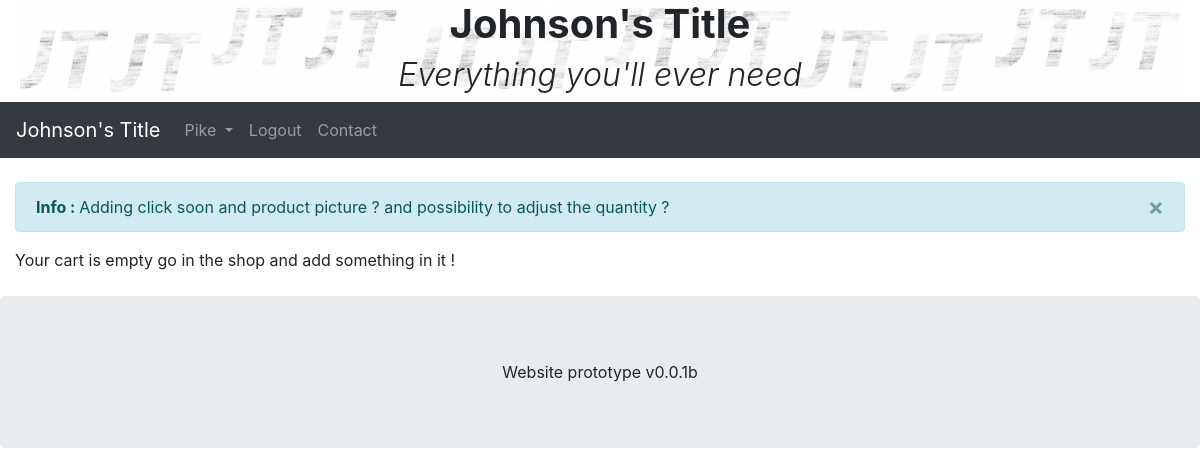
Page /index.php?action=myCart (signed in) on the earlier database version.
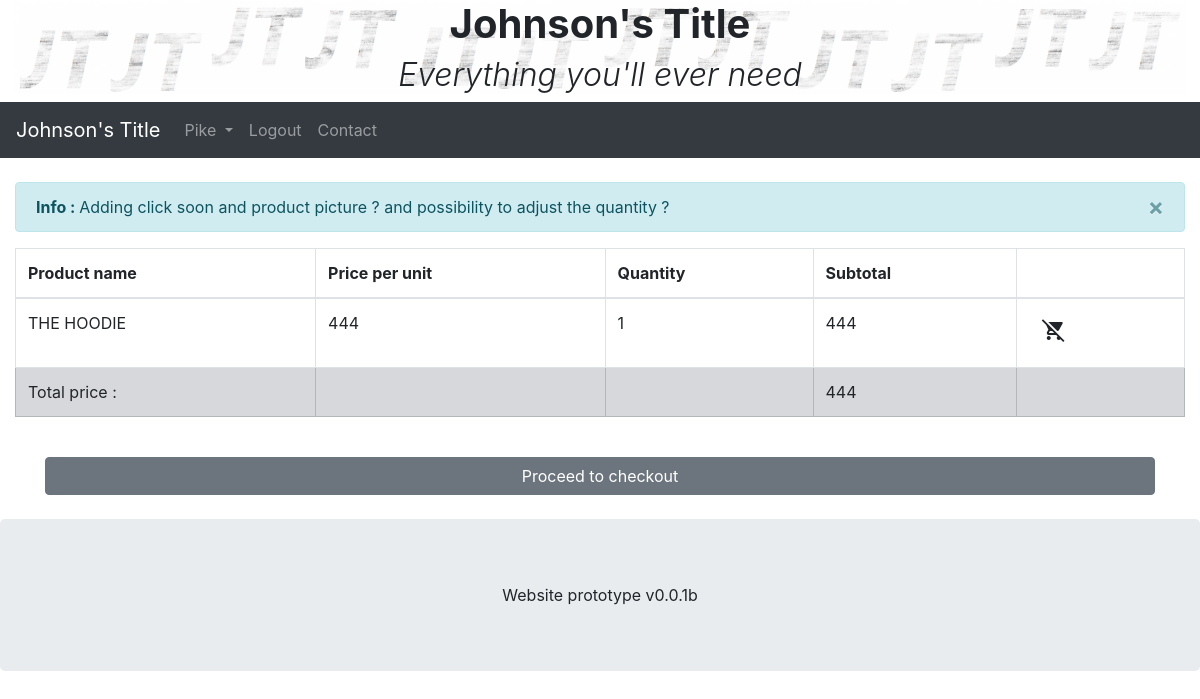
Same page on the later database version.
### tables this page shows
CREATE TABLE `shopping_cart` (
  `id` int(11) NOT NULL,
  `fkUsersId` int(11) NOT NULL,
  `fkProductsId` int(11) NOT NULL,
  `quantity` int(11) NOT NULL
);

CREATE TABLE `products` (
  `id` int(11) NOT NULL,
  `name` varchar(255) NOT NULL,
  `price` int(11) NOT NULL,
  `description` text,
  `stock` int(11) NOT NULL,
  `type` int(11) NOT NULL
);

### model/ShopManager.php (called while the page is built, shortened)
<?php
class ShopManager
{
	public function getCart($userID)
	{
		$db = $this->dbConnect();
		$req = $db->prepare('SELECT shopping_cart.id as "cartId",
		products.name as "Productname",
		products.price as "Ppu",
		shopping_cart.quantity as "Quantity",
		products.price * shopping_cart.quantity as "Totalprice"
		FROM shopping_cart, products
		WHERE fkProductsId = products.id
		AND fkUsersId= :userID');
		$req->execute(array('userID' => $userID));
		return $req;
	}
	private function dbConnect()
	{
		try {
			$db = new PDO('mysql:host=localhost;dbname=jt_title;charset=utf8', 'root', 'root', array(PDO::ATTR_ERRMODE => PDO::ERRMODE_EXCEPTION));
			return $db;
		} catch (Exception $e) {
			die('Erreur : ' . $e->getMessage());
		}
	}
}

### controller/frontend.php (called while the page is built, shortened)
<?php
function myCart()
{
	require('./controller/myCart.php');
}

### index.php (called while the page is built)
<?php
require('./controller/frontend.php');
if (isset($_GET['action'])) {
    if ($_GET['action'] == 'main') {
        main();
    } elseif ($_GET['action'] == 'register') {
        register();
    } elseif ($_GET['action'] == 'login') {
        login();
    } elseif ($_GET['action'] == 'logout') {
        logout();
    } elseif ($_GET['action'] == 'myProfile') {
        myProfile();
    } elseif ($_GET['action'] == 'clothing') {
        clothing();
    } elseif ($_GET['action'] == 'title') {
        title();
    } elseif ($_GET['action'] == 'myCart') {
        myCart();
    } else {
        main();
    }
} else {
    main();
}

### controller/myCart.php (the view, shortened to what this page needs)
<?php
require_once("./model/ShopManager.php");
$shopManager = new ShopManager();
$req = $shopManager->getCart($_SESSION['id']);
if ($req->rowCount() > 0) {
    $totalPrice = 0;
    ?>
<table class="table table-bordered table-hover table-responsive-sm">
    <thead>
        <tr>
            <th>Product name</th>
            <th>Price per unit</th>
            <th>Quantity</th>
            <th>Subtotal</th>
            <th></th>
        </tr>
    </thead>
    <tbody>
        <?php
        while ($data = $req->fetch()) {
            $totalPrice = $totalPrice + $data['Totalprice'];
            ?>
        <tr>
            <td><?= $data['Productname'] ?></td>
            <td><?= $data['Ppu'] ?></td>
            <td><?= $data['Quantity'] ?></td>
            <td><?= $data['Totalprice'] ?></td>
            <td>
                <button value=<?= $data['cartId'] ?> class="btn removeFromCart" style="background-color:transparent">
                    <i class="material-icons" data-toggle="tooltip" data-placement="bottom" title="Delete this item">remove_shopping_cart</i>
                </button>
            </td>
        </tr>
        <?php
    }
    ?>
        <tr class="table-secondary">
            <td>Total price :</td>
            <td></td>
            <td></td>
            <td> <?= $totalPrice ?></td>
            <td></td>
        </tr>
    </tbody>
</table>
<br>
<div class="container">
    <button class="btn btn-block btn-secondary" data-toggle="modal" data-target="#modalCheckout"> Proceed to checkout
    </button>
</div>
<?php
} else {
    echo "Your cart is empty go in the shop and add something in it !";
}

Differences in the rows shown:
added shopping_cart: fkProductsId.name "THE HOODIE", fkProductsId.price "444", quantity "1", Totalprice "444", $data['cartId'] 14 (drawn)
Other differences:
$totalPrice: (not shown) → "444"
text no longer shown: "Your cart is empty go in the shop and add something in it !"
text now shown: "Product name Price per unit Quantity Subtotal Total price : Proceed to checkout"
